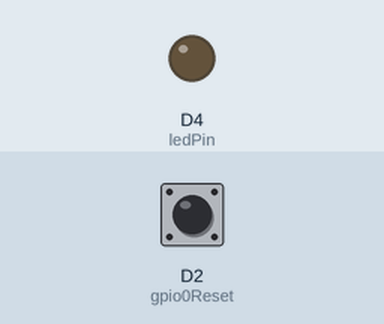
Recording of a sketch running on a simulated ESP8266 (NodeMCU). Shown: output pins drawn as LEDs (lit = HIGH). The inputs (shaded band) are chosen by the test bench; at power-on: D2 (gpio0Reset) HIGH. WiFi joins after 1.5 s; servers stay silent unless stated; what the sketch prints to the serial monitor is not drawn.

Above: at 1.6 s.
At 3.6 s:
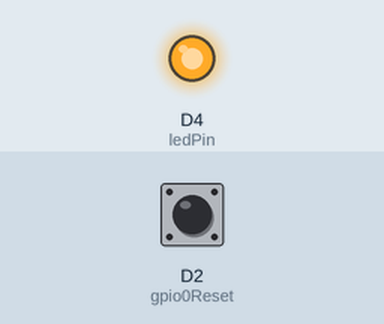
Timing chart, 0 to 5.1 s (numbered marks = the images above):
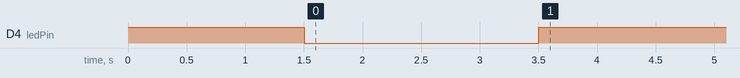

The sketch:

AutoConnectAP.ino
```cpp
//1-6 https://youtu.be/2mqQm96d8TQ 프로그램을 기초로 수정
//auto connect: https://randomnerdtutorials.com/wifimanager-with-esp8266-autoconnect-custom-parameter-and-manage-your-ssid-and-password/
#include <ESP8266WiFi.h>
#include <DNSServer.h>
#include <ESP8266WebServer.h>
#include <WiFiManager.h>         // https://github.com/tzapu/WiFiManager

int gpio0Reset = D2;

const int ledPin =  LED_BUILTIN;// the number of the LED pin

// Create an instance of the server

// specify the port to listen on as an argument
WiFiServer server(80);

void setup() {
  Serial.begin(9600);
  pinMode(gpio0Reset, INPUT_PULLUP);
  pinMode(ledPin, OUTPUT);
  digitalWrite(ledPin, HIGH);

  // WiFiManager
  // Local intialization. Once its business is done, there is no need to keep it around
  WiFiManager wifiManager;

  // Uncomment and run it once, if you want to erase all the stored information
  int resetBtn = digitalRead(gpio0Reset);
  if(resetBtn == 0) {
    wifiManager.resetSettings();
    digitalWrite(ledPin, LOW);
  }
  // set custom ip for portal
  //wifiManager.setAPConfig(IPAddress(10,0,1,1), IPAddress(10,0,1,1), IPAddress(255,255,255,0));

  // fetches ssid and pass from eeprom and tries to connect
  // if it does not connect it starts an access point with the specified name
  // here  "AutoConnectAP"
  // and goes into a blocking loop awaiting configuration
  //wifiManager.autoConnect("AutoConnectAP");
  // or use this for auto generated name ESP + ChipID
  wifiManager.autoConnect();

  // if you get here you have connected to the WiFi
  Serial.println("Connected.");
  digitalWrite(ledPin, LOW);
  delay(2000);
  digitalWrite(ledPin, HIGH);

  server.begin();

}

void loop() {
  // Check if a client has connected
  WiFiClient client = server.available();
  if (!client) {
    return;
  }

  // Read the first line of the request
  String req = client.readStringUntil('\r');
  Serial.println(req);
  client.flush();

  // Prepare the response
  String s="<html>";
  s=s+"<meta name='viewport' content='width=device-width, initial-scale=1.0'/>";
  s=s+"<meta http-equiv='Content-Type' content='text/html;charset=utf-8' />";
  //s=s+"<meta http-equiv='refresh' content='5'/>";
  s=s+"<meta http-equiv='Content-Type' content='text/html;charset=utf-8' />";
  s=s+"<head></head><body>SmartConfig 접속 안녕하세요!<br>";
  s=s+"연결한 IP주소 : <a href='http://"+WiFi.localIP().toString()+"'/>"+WiFi.localIP().toString()+"</a>";
  s=s+"</body></html>";

  // Send the response to the client
  client.print(s);
  delay(1);
  Serial.println("Client disonnected");

  // The client will actually be disconnected
  // when the function returns and 'client' object is detroyed

}
```
